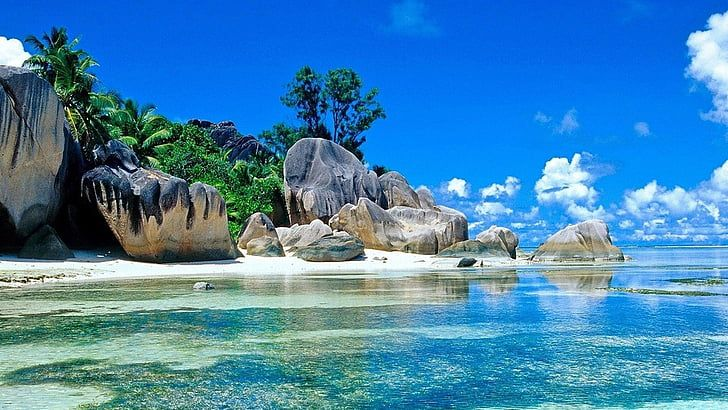
#> input picture e33048701bff67a2467390969212ba6f.jpg, 728 x 410 px, found by its file name
$ jupyter execute 'basic demo.ipynb'
#> lines starting #> are read from the running program, lines starting #| are printed output that depends on the picture
[cell 1]
import cv2
import matplotlib.pyplot as plt
import numpy as np
import os
from pathlib import Path

[cell 2]
img = cv2.imread(r"C:\Users\ASUS\Downloads\opencv-basics\opencv-basics\e33048701bff67a2467390969212ba6f.jpg")
#> img is the input picture: shape (410, 728, 3); mean B, G, R 177.3, 133, 67.5
img.shape
#> Out = (410, 728, 3)

[cell 3]
cv2.imshow("demo", img)
cv2.waitKey(0)
cv2.destroyAllWindows()

[cell 4]
cv2.imwrite("rgb_color_image.jpg", img)
#> Out = True

[cell 5]
plt.imshow(img)

## draw the shapes

[cell 6]
font = cv2.FONT_HERSHEY_PLAIN

rectange_draw = cv2.rectangle(img, (520, 200), (650, 250), (0, 0, 255), 3)
cv2.putText(rectange_draw, "Rectangle", (520 + 5, 200 - 10), font,  1, (0, 0, 255), 2)
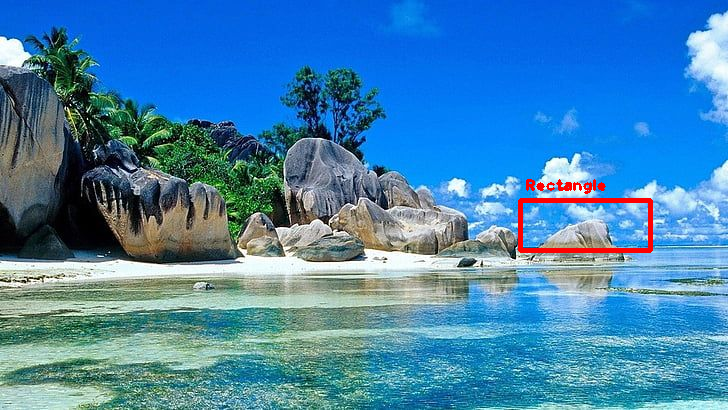
#> rectange_draw: shape (410, 728, 3); mean B, G, R 175.6, 131.7, 68.6

cv2.imshow("rectange_draw", rectange_draw)
cv2.waitKey(0)
cv2.destroyAllWindows()
